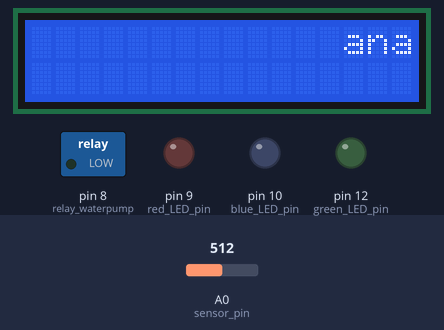
The sketch below on a simulated Arduino Uno, built with avr-gcc and run on an emulated ATmega328P. Parts: 16×2 character LCD, switched loads named in the sketch (green lamp = pin HIGH), output pins drawn as LEDs (lit = HIGH). The inputs (shaded band) are chosen by the test bench; at power-on: A0 (sensor_pin) = 512. What the sketch prints to the serial monitor is not drawn.

Above: at 1.2 s.
1.3 s: A0 (sensor_pin) set to 531
At 2.5 s:
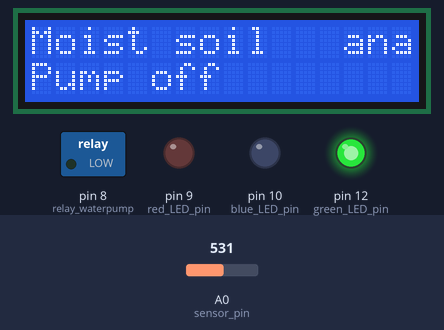
3.6 s: A0 (sensor_pin) set to 511
At 4.6 s:
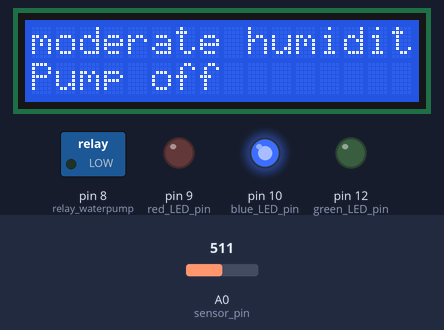
5.7 s: A0 (sensor_pin) set to 211
At 7.1 s:
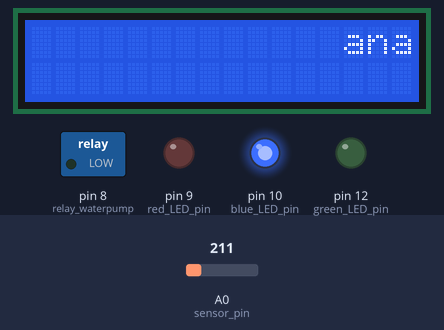
7.7 s: A0 (sensor_pin) set to 188
At 9.3 s:
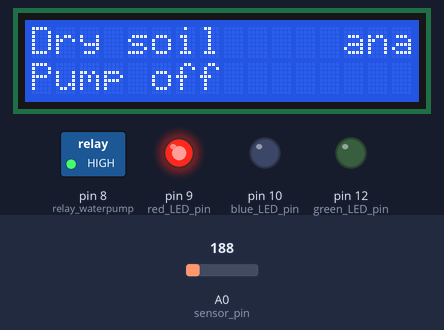
9.8 s: A0 (sensor_pin) set to 306
At 11.5 s:
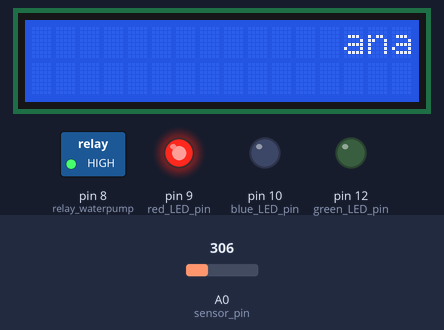
11.8 s: A0 (sensor_pin) set to 330
At 12.9 s:
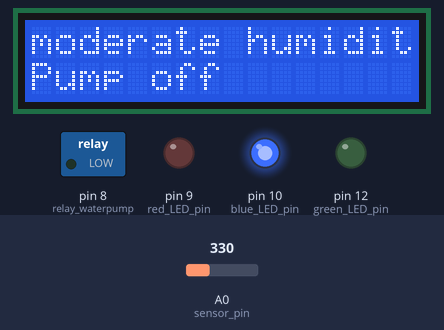
Timing chart, 0 to 14.8 s (numbered marks = the images above; inputs shaded):
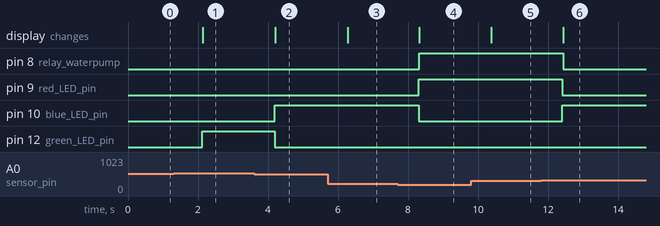

Measured:
- the behaviour switches between 521 and 522 on A0 (sensor_pin) (found by bisection; images 0 and 1)
- the behaviour switches between 205 and 204 on A0 (sensor_pin) (found by bisection; images 3 and 4)
- the behaviour switches between 317 and 318 on A0 (sensor_pin) (found by bisection; images 5 and 6)
- after the input at 1.3 s, pin 12 (green_LED_pin): LOW → HIGH after 0.81 s; the display: changes after 0.83 s (image 1)
- after the input at 3.6 s, pin 10 (blue_LED_pin): LOW → HIGH after 0.59 s; pin 12 (green_LED_pin): HIGH → LOW after 0.59 s; the display: changes after 0.61 s (image 2)
- after the input at 5.7 s, the display: changes after 0.57 s (image 3)
- after the input at 7.7 s, pin 8 (relay_waterpump): LOW → HIGH after 0.62 s; pin 9 (red_LED_pin): LOW → HIGH after 0.61 s; pin 10 (blue_LED_pin): HIGH → LOW after 0.61 s; the display: changes after 0.62 s (image 4)
- after the input at 9.8 s, the display: changes after 0.58 s (image 5)
- after the input at 11.8 s, pin 8 (relay_waterpump): HIGH → LOW after 0.64 s; pin 9 (red_LED_pin): HIGH → LOW after 0.61 s; pin 10 (blue_LED_pin): LOW → HIGH after 0.61 s; the display: changes after 0.64 s (image 6)

The sketch:

automatic_irrigation_code.ino
```cpp
#include <Wire.h>
#include <LiquidCrystal_I2C.h>

LiquidCrystal_I2C lcd(0x27, 16, 2, POSITIVE);

#define sensor_pin A0
#define red_LED_pin 9
#define blue_LED_pin 10
#define green_LED_pin 12
#define relay_waterpump 8

void setup()
{
  Serial.begin(9600);
  pinMode(sensor_pin, INPUT);
  pinMode(red_LED_pin, OUTPUT);
  pinMode(blue_LED_pin, OUTPUT);
  pinMode(green_LED_pin, OUTPUT);
  pinMode(relay_waterpump, OUTPUT);

  digitalWrite(relay_waterpump, LOW);

  lcd.begin(16, 2);
}


void loop()
{
  // Read the value of sensor pin A0
  int value_porcentage = analogRead(A0);
  int analog_value = map(value_porcentage, 0, 1023, 0, 100);
  lcd.clear();

  // Displays the value of analog port on the serial monitor
  Serial.print("Analog port: ");
  Serial.print(analog_value);

  // Displays the percentage value of analog port on the LCD display
  lcd.setBacklight(HIGH);
  lcd.setCursor(13, 0);
  lcd.print("analog value");
  lcd.print("%");

  //=================================================================================

  // Moist soil, lights the green LED
  if (analog_value > 50)
  {
    Serial.println("Moist soil");
    lowLEDs();
    digitalWrite(green_LED_pin, HIGH);

    // Display moisture status on the LCD display
    lcd.setBacklight(HIGH);
    lcd.setCursor(0, 0);
    lcd.print("Moist soil");
    lcd.setCursor(0, 1);
    lcd.print("Pump off");
    digitalWrite(relay_waterpump, LOW);
  }

  //=================================================================================

  // Soil with moderate humidity, blue LED light
  if (analog_value < 50 && analog_value > 30)
  {
    Serial.println("moderate humidity");
    lowLEDs();
    digitalWrite(blue_LED_pin, HIGH);

    // Display moisture status on the LCD display
    lcd.setBacklight(HIGH);
    lcd.setCursor(0, 0);
    lcd.print("moderate humidity");
    lcd.setCursor(0, 1);
    lcd.print("Pump off");
    digitalWrite(relay_waterpump, LOW);
  }

  //=================================================================================

  // Dry soil, red LED light
  if (analog_value < 20 && analog_value >= 0)
  {
    Serial.println("Dry soil");
    lowLEDs();
    digitalWrite(red_LED_pin, HIGH);

    lcd.setCursor(0, 0);
    lcd.setBacklight(HIGH);
    lcd.print("Dry soil");
    lcd.setCursor(0, 1);
    lcd.print("Pump off");
    digitalWrite(relay_waterpump, HIGH);
  }
  delay(1000);

}

//=================================================================================

void lowLEDs()
{
  digitalWrite(red_LED_pin, LOW);
  digitalWrite(blue_LED_pin, LOW);
  digitalWrite(green_LED_pin, LOW);
}
```
